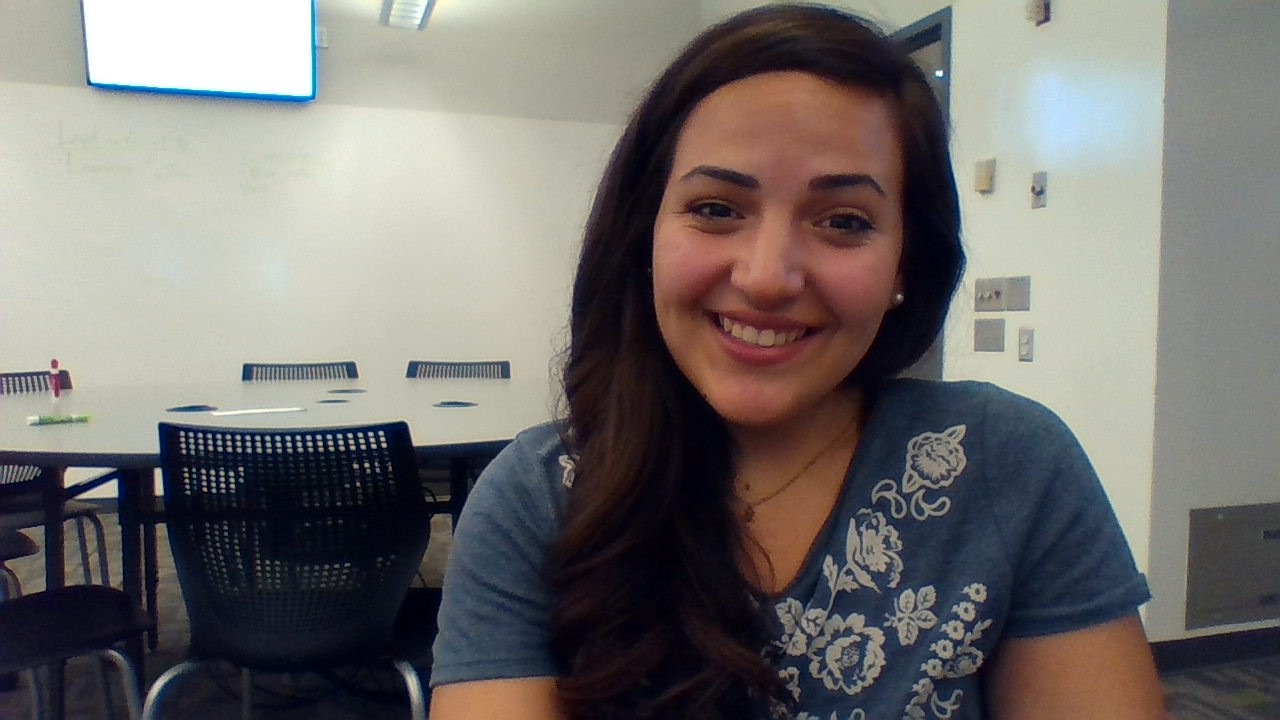
#> input picture testImage.jpg, 1280 x 720 px
$ python browse.py testImage.jpg   (older library calls are emulated)
#> lines starting #> are read from the running program, lines starting #| are printed output that depends on the picture
#!/usr/bin/env python

'''
browse.py
=========
Sample shows how to implement a simple hi resolution image navigation
Usage
-----
browse.py [image filename]
'''

# Python 2/3 compatibility
from __future__ import print_function
import sys
PY3 = sys.version_info[0] == 3

if PY3:
    xrange = range

import numpy as np
import cv2

# built-in modules
import sys

if __name__ == '__main__':
    print('This sample shows how to implement a simple hi resolution image navigation.')
    print('USAGE: browse.py [image filename]')
    print()

    if len(sys.argv) > 1:
        fn = sys.argv[1]
        print('loading %s ...' % fn)
        img = cv2.imread(fn)
#> img is the input picture: shape (720, 1280, 3); mean B, G, R 109.9, 112.2, 115.8
        if img is None:
            print('Failed to load fn:', fn)
            sys.exit(1)

    else:
        sz = 4096
        print('generating %dx%d procedural image ...' % (sz, sz))
        img = np.zeros((sz, sz), np.uint8)
        track = np.cumsum(np.random.rand(500000, 2)-0.5, axis=0)
        track = np.int32(track*10 + (sz/2, sz/2))
        cv2.polylines(img, [track], 0, 255, 1, cv2.CV_AA)


    small = img
    for i in xrange(3):
        small = cv2.pyrDown(small)
#> this loop made 3 passes
#> pass 2, `small = cv2.pyrDown(small)`:
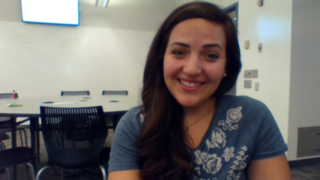
#> small: shape (180, 320, 3); mean B, G, R 110.2, 112.5, 116.1
#> pass 3, `small = cv2.pyrDown(small)`:
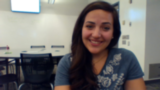
#> small: shape (90, 160, 3); mean B, G, R 110.6, 112.9, 116.5

    def onmouse(event, x, y, flags, param):
        h, w = img.shape[:2]
        h1, w1 = small.shape[:2]
        x, y = 1.0*x*h/h1, 1.0*y*h/h1
        zoom = cv2.getRectSubPix(img, (800, 600), (x+0.5, y+0.5))
        cv2.imshow('zoom', zoom)

    cv2.imshow('preview', small)
    cv2.setMouseCallback('preview', onmouse)
    cv2.waitKey()
    cv2.destroyAllWindows()
